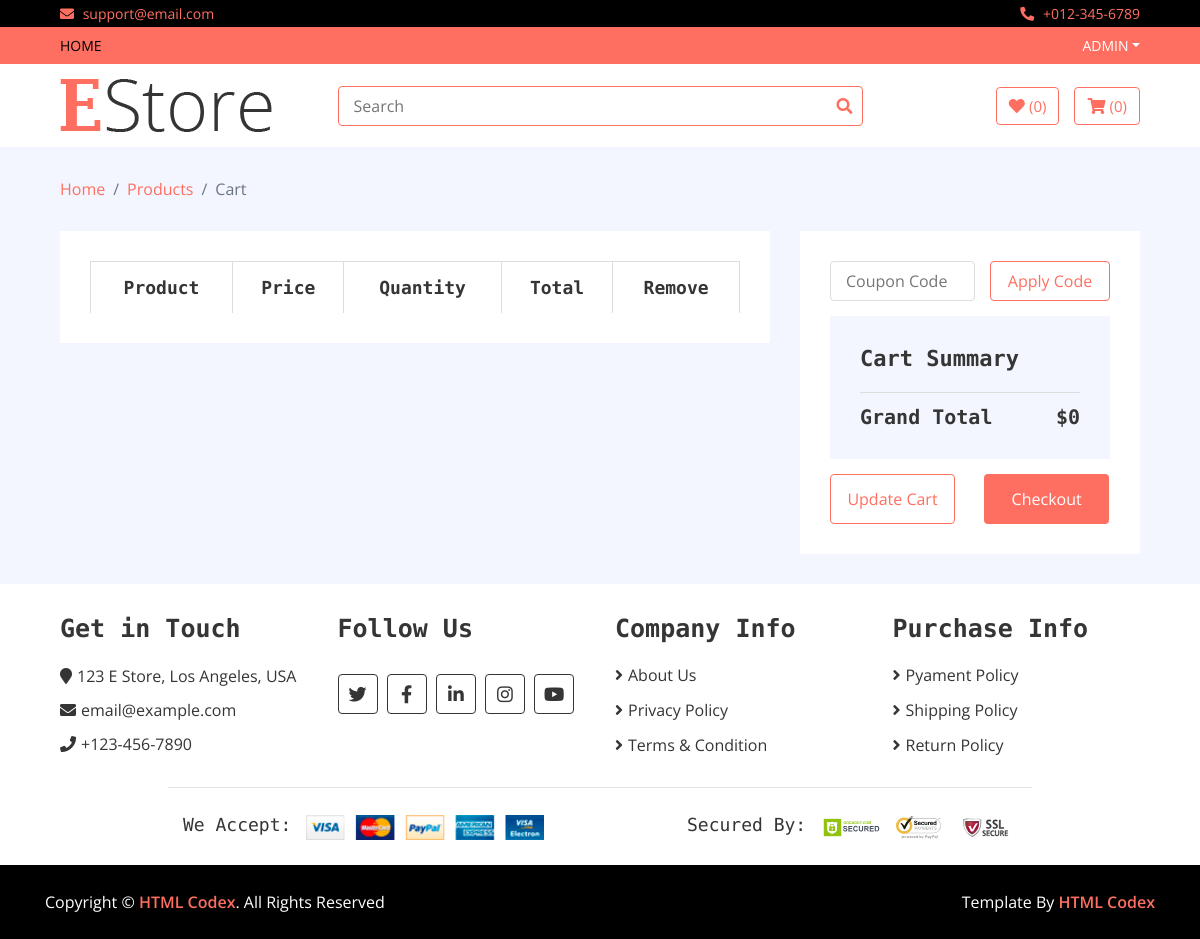
The app's page /cart/ (signed in), older data.
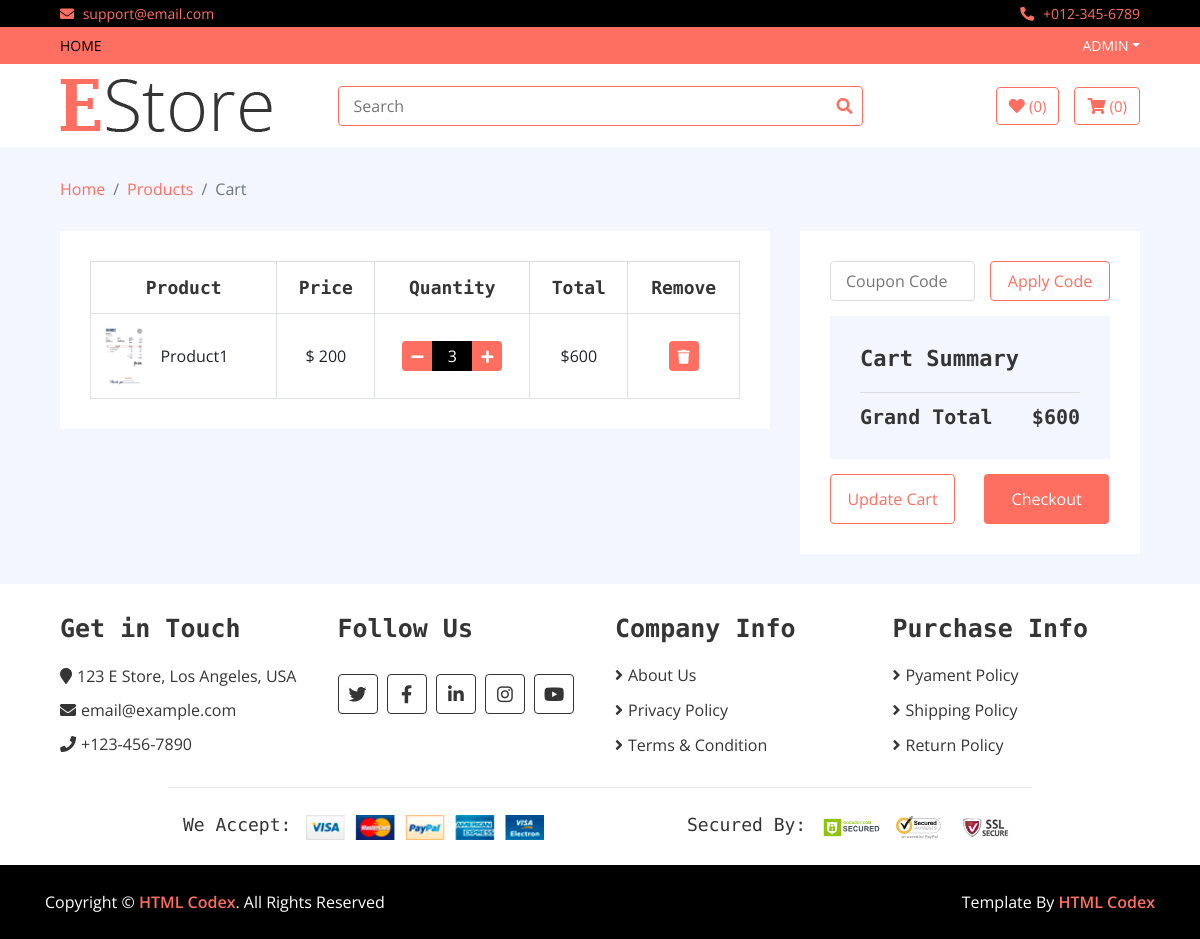
The same page, newer data.
### home/models.py (models this page shows, shortened)
class Cart(models.Model):
    username = models.CharField(max_length=300)
    slug = models.CharField(max_length=500)
    items = models.ForeignKey(Product,on_delete=models.CASCADE)
    quantity = models.IntegerField(default = 1)
    total = models.IntegerField()
    checkout = models.BooleanField(default=False)

class Product(models.Model):
    name = models.CharField(max_length=400)
    slug = models.CharField(max_length=500)
    image = models.ImageField(upload_to='media')
    price = models.IntegerField()
    discounted_price = models.IntegerField(default = 0)
    category = models.ForeignKey(Category,on_delete = models.CASCADE)
    subcategory = models.ForeignKey(SubCategory, on_delete=models.CASCADE)
    brand = models.ForeignKey(Brand, on_delete=models.CASCADE)
    stock = models.CharField(max_length=100,choices=STOCK)
    labels = models.CharField(max_length=100,choices =LABELS )
    description = models.TextField(blank = True)
    specification = models.TextField(blank = True)

### home/views.py (the view)
# urls.py: path('cart/',CartView.as_view(), name='cart'),
class CartView(BaseView):
    def get(self,request):
        self.context
        username = request.user.username
        self.context['cart_views'] = Cart.objects.filter(username = username,checkout = False)
        c = 0
        total_price = 0
        for i in Cart.objects.filter(username = username,checkout = False):
            x = Cart.objects.filter(username = username,checkout = False)[c].total
            total_price = total_price+x
            c = c+1
        self.context['total_price'] = total_price
        return render(request,'cart.html',self.context)

### templates/cart.html
{% extends 'base.html' %}
{% load static %}
{% block content %}
        <div class="breadcrumb-wrap">
            <div class="container-fluid">
                <ul class="breadcrumb">
                    <li class="breadcrumb-item"><a href="#">Home</a></li>
                    <li class="breadcrumb-item"><a href="#">Products</a></li>
                    <li class="breadcrumb-item active">Cart</li>
                </ul>
            </div>
        </div>
        <div class="cart-page">
            <div class="container-fluid">
                <div class="row">
                    <div class="col-lg-8">
                        <div class="cart-page-inner">
                            <div class="table-responsive">
                                <table class="table table-bordered">
                                    <thead class="thead-dark">
                                        <tr>
                                            <th>Product</th>
                                            <th>Price</th>
                                            <th>Quantity</th>
                                            <th>Total</th>
                                            <th>Remove</th>
                                        </tr>
                                    </thead>
                                    <tbody class="align-middle">
                                    {% for cart in cart_views %}
                                        <tr>
                                            <td>
                                                <div class="img">
                                                    <a href="#"><img src="{{cart.items.image.url}}" alt="Image"></a>
                                                    <p>{{cart.items.name}}</p>
                                                </div>
                                            </td>
                                            <td>${% if cart.discounted_price > 0 %}
                                                {{cart.items.discounted_price}}
                                            {% else %}
                                                {{cart.items.price}}
                                            {% endif %}</td>
                                            <td>
                                                <div class="qty">
                                                    <a href = "/remove_cart/{{cart.slug}}"><button class="btn-minus"><i class="fa fa-minus"></i></button></a>
                                                    <input type="text" value="{{ cart.quantity }}">
                                                    <a href = "/add_to_cart/{{cart.slug}}"><button class="btn-plus"><i class="fa fa-plus"></i></button></a>
                                                </div>
                                            </td>
                                            <td>${{cart.total}}</td>
                                            <td><a href = "/delete_cart/{{cart.slug}}"><button><i class="fa fa-trash"></i></button></a></td>
                                        </tr>
                                  {% endfor %}
                                    </tbody>
                                </table>
                            </div>
                        </div>
                    </div>
                    <div class="col-lg-4">
                        <div class="cart-page-inner">
                            <div class="row">
                                <div class="col-md-12">
                                    <div class="coupon">
                                        <input type="text" placeholder="Coupon Code">
                                        <button>Apply Code</button>
                                    </div>
                                </div>
                                <div class="col-md-12">
                                    <div class="cart-summary">
                                        <div class="cart-content">
                                            <h1>Cart Summary</h1>
                                            <h2>Grand Total<span>${{total_price}}</span></h2>
                                        </div>
                                        <div class="cart-btn">
                                            <button>Update Cart</button>
                                            <button>Checkout</button>
                                        </div>
                                    </div>
                                </div>
                            </div>
                        </div>
                    </div>
                </div>
            </div>
        </div>
{% endblock %}

### templates/base.html (shortened to what this page needs)
<!DOCTYPE html>
{% load static %}
<html lang="en">
    <head>
        <link href="https://stackpath.bootstrapcdn.com/bootstrap/4.4.1/css/bootstrap.min.css" rel="stylesheet">
        <link href="https://cdnjs.cloudflare.com/ajax/libs/font-awesome/5.10.0/css/all.min.css" rel="stylesheet">
        <link href="{% static 'lib/slick/slick.css' %}" rel="stylesheet">
        <link href="{% static 'lib/slick/slick-theme.css' %}" rel="stylesheet">
        <link href="{% static 'css/style.css' %}" rel="stylesheet">
    </head>
    <body>
        <div class="top-bar">
            <div class="container-fluid">
                <div class="row">
                    <div class="col-sm-6">
                        <i class="fa fa-envelope"></i>
                        support@email.com
                    </div>
                    <div class="col-sm-6">
                        <i class="fa fa-phone-alt"></i>
                        +012-345-6789
                    </div>
                </div>
            </div>
        </div>
        <div class="nav">
            <div class="container-fluid">
                <nav class="navbar navbar-expand-md bg-dark navbar-dark">
                    <div class="collapse navbar-collapse justify-content-between" id="navbarCollapse">
                        <div class="navbar-nav mr-auto">
                            <a href="/" class="nav-item nav-link active">Home</a>
                        </div>
                        {% if user.is_authenticated %}
                        <div class="navbar-nav ml-auto">
                            <div class="nav-item dropdown">
                                <a href="#" class="nav-link dropdown-toggle" data-toggle="dropdown">{{user.username}}</a>
                            </div>
                        </div>
                        {% endif %}
                    </div>
                </nav>
            </div>
        </div>
        <div class="bottom-bar">
            <div class="container-fluid">
                <div class="row align-items-center">
                    <div class="col-md-3">
                        <div class="logo">
                            <a href="index.html">
                                <img src="img/logo.png" alt="Logo">
                            </a>
                        </div>
                    </div>
                    <div class="col-md-6">
                        <form method = "GET" action = "/search">
                        <div class="search">
                            <input name = "query" type="text" placeholder="Search">
                            <button type = "submit" ><i class="fa fa-search"></i></button>
                        </div>
                        </form>
                    </div>
                    <div class="col-md-3">
                        <div class="user">
                            <a href="wishlist.html" class="btn wishlist">
                                <i class="fa fa-heart"></i>
                                <span>(0)</span>
                            </a>
                            <a href="cart.html" class="btn cart">
                                <i class="fa fa-shopping-cart"></i>
                                <span>(0)</span>
                            </a>
                        </div>
                    </div>
                </div>
            </div>
        </div>
{% block content %}
{% endblock %}
        <div class="footer">
            <div class="container-fluid">
                <div class="row">
                    <div class="col-lg-3 col-md-6">
                        <div class="footer-widget">
                            <h2>Get in Touch</h2>
                            <div class="contact-info">
                                <p><i class="fa fa-map-marker"></i>123 E Store, Los Angeles, USA</p>
                                <p><i class="fa fa-envelope"></i>email@example.com</p>
                                <p><i class="fa fa-phone"></i>+123-456-7890</p>
                            </div>
                        </div>
                    </div>
                    <div class="col-lg-3 col-md-6">
                        <div class="footer-widget">
                            <h2>Follow Us</h2>
                            <div class="contact-info">
                                <div class="social">
                                    <a href=""><i class="fab fa-twitter"></i></a>
                                    <a href=""><i class="fab fa-facebook-f"></i></a>
                                    <a href=""><i class="fab fa-linkedin-in"></i></a>
                                    <a href=""><i class="fab fa-instagram"></i></a>
                                    <a href=""><i class="fab fa-youtube"></i></a>
                                </div>
                            </div>
                        </div>
                    </div>
                    <div class="col-lg-3 col-md-6">
                        <div class="footer-widget">
                            <h2>Company Info</h2>
                            <ul>
                                <li><a href="#">About Us</a></li>
                                <li><a href="#">Privacy Policy</a></li>
                                <li><a href="#">Terms & Condition</a></li>
                            </ul>
                        </div>
                    </div>
                    <div class="col-lg-3 col-md-6">
                        <div class="footer-widget">
                            <h2>Purchase Info</h2>
                            <ul>
                                <li><a href="#">Pyament Policy</a></li>
                                <li><a href="#">Shipping Policy</a></li>
                                <li><a href="#">Return Policy</a></li>
                            </ul>
                        </div>
                    </div>
                </div>
                <div class="row payment align-items-center">
                    <div class="col-md-6">
                        <div class="payment-method">
                            <h2>We Accept:</h2>
                            <img src="img/payment-method.png" alt="Payment Method" />
                        </div>
                    </div>
                    <div class="col-md-6">
                        <div class="payment-security">
                            <h2>Secured By:</h2>
                            <img src="img/godaddy.svg" alt="Payment Security" />
                            <img src="img/norton.svg" alt="Payment Security" />
                            <img src="img/ssl.svg" alt="Payment Security" />
                        </div>
                    </div>
                </div>
            </div>
        </div>
        <div class="footer-bottom">
            <div class="container">
                <div class="row">
                    <div class="col-md-6 copyright">
                        <p>Copyright &copy; <a href="https://htmlcodex.com">HTML Codex</a>. All Rights Reserved</p>
                    </div>
                    <div class="col-md-6 template-by">
                        <p>Template By <a href="https://htmlcodex.com">HTML Codex</a></p>
                    </div>
                </div>
            </div>
        </div>
    </body>
</html>

Row changes from the older to the newer data that the page shows:
added Cart: items.image (picture), items.name "Product1", items.price "200", quantity "3", total "600"
Text that changed along with them:
{{ total_price }}: "0" → "600"
